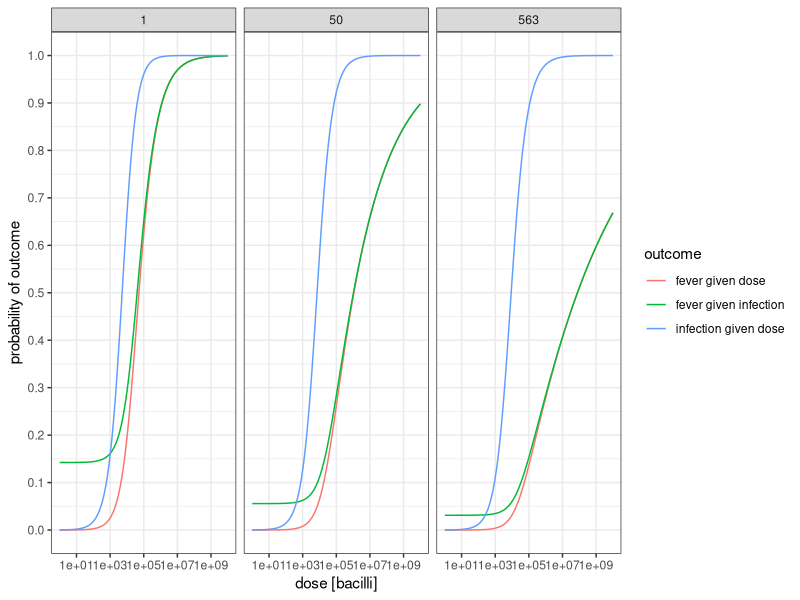
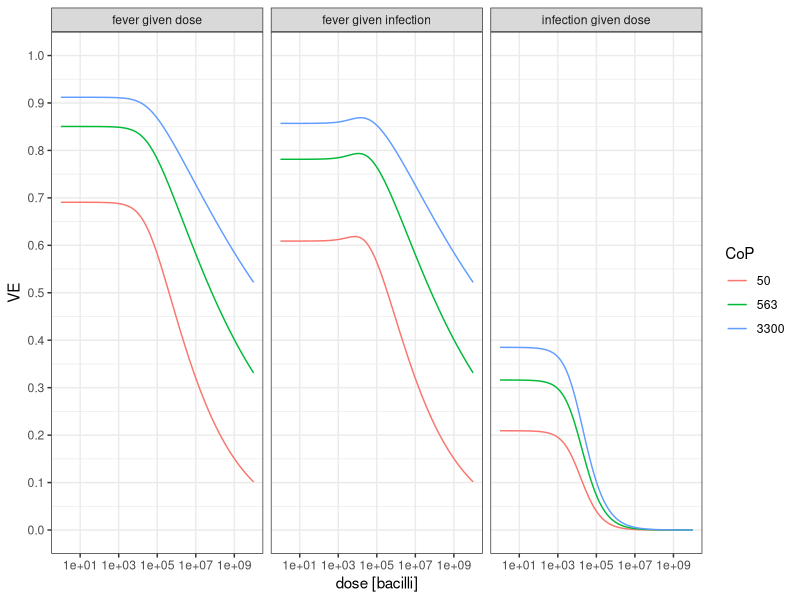
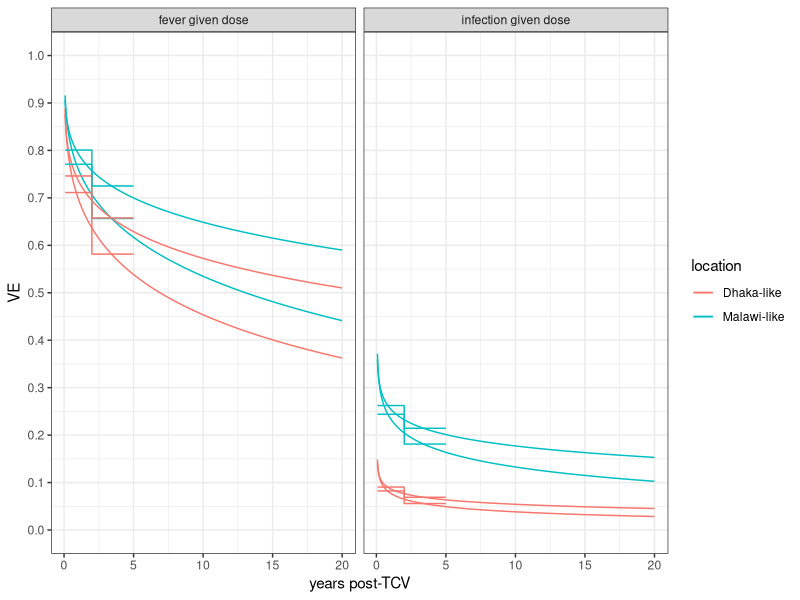
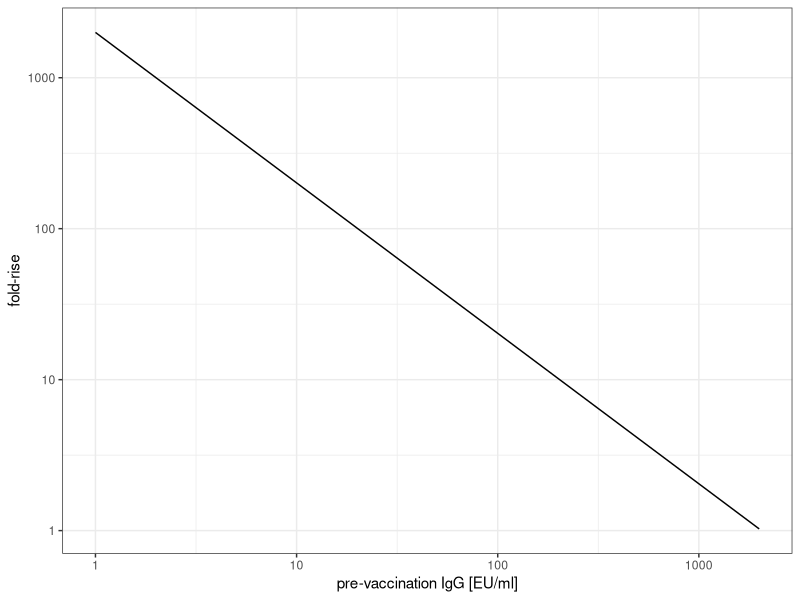
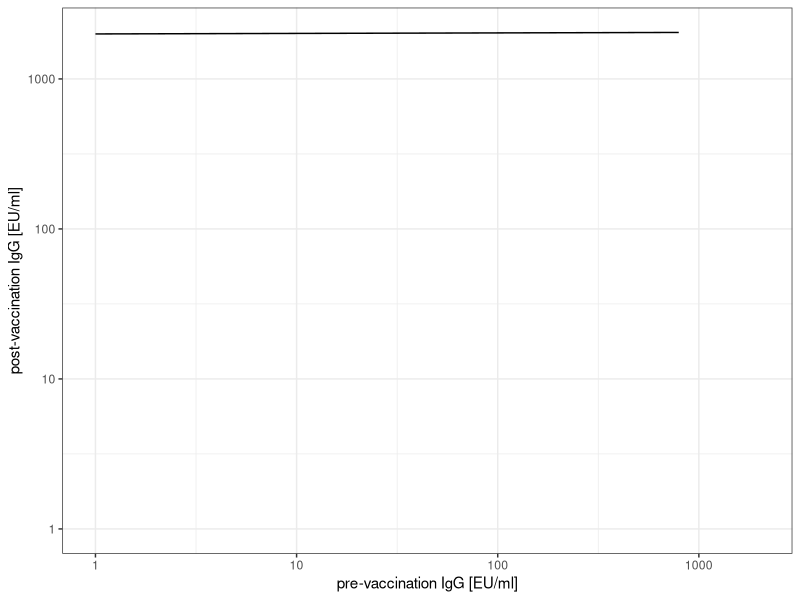
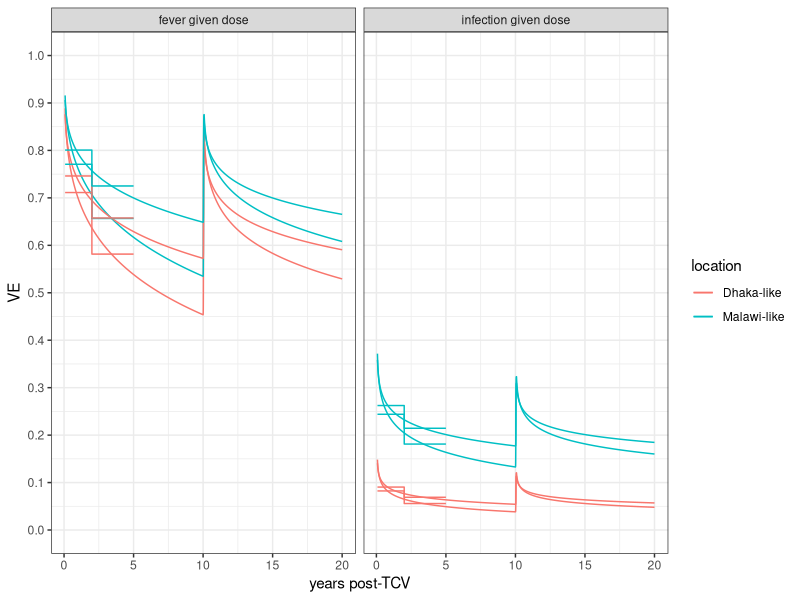

Reproduce these figures in R, in order.
#' ---
#' title: "VE vs IgG and bacilli dose prototype"
#' output:
#'   md_document
#' knit: (function(input, ...) {
#'   out <- rmarkdown::render(input, output_dir = "./docs/blog/posts", ...)
#'   return(out)})
#' ---
#'
#' 
#' # VE vs IgG and bacilli dose prototype
#' 
#' This is a full run through of a vaccine efficacy vs anti-Vi IgG concentration and salmonella typhi dose model. 
#' 
#' **Why?** Show all the pieces and figure out where the challenges sit.
#' 
#' <!-- more -->
#' 
#' 

#+ echo=TRUE, message=FALSE, results = 'hide'
# set up the environment
library(tidyverse)

#' ## Define the model

#+ echo=TRUE, message=FALSE, results = 'hide'

# dose response functions for various outcomes

  ## set up a parameters data.frame that we will build up as we write the model

  # probability of fever given dose (quailes strain, skim milk) 
  # default used in Typhoidsim, from https://qmrawiki.canr.msu.edu/experiments/salmonella-typhi recommended model
  # param_df=data.frame(value=c(n50_fever_given_dose=1.11e6, 
  #                             alpha_fever_given_dose=0.175,  
  #                             gamma_fever_given_dose=0.2), # fuzzy guestimate from  https://pmc.ncbi.nlm.nih.gov/articles/PMC5720597/
  #                     component = 'p_fever_given_dose')  |>
  #   

  # I think there is some unknown background history of typhoid fever in the dose response challenge study cohorts
  # trying to make a crappy guess at what an equivalent mean titer might look like if inmates saw typhoid in childhood # https://www.cdc.gov/mmwr/preview/mmwrhtml/mm4840a1.htm

  # assume titer =50 because that's half of waned level after 5 years in Bangladesh teens...
  
  # rescale variable to remove immune confound
  gamma=0.3 
  # rescale alpha
  alpha_prime=50^gamma*0.175
  
  # rescale n50
  N50_prime=1.11e6*(2^(1/alpha_prime)-1)/(2^(1/0.175)-1)
  N50_prime
  
  # note that this rescaling actually gets the control of the Jin2017 study decently right if bicarbonate right before challenge is worth ~a factor of 10 in dose
  param_df=data.frame(value=c(n50_fever_given_dose=N50_prime, 
                              alpha_fever_given_dose=alpha_prime,  
                              gamma_fever_given_dose=gamma), # guesstimated
                      component = 'p_fever_given_dose')  |>
  
  # probability of infection given dose
  # not well measured, but relevant for transmission. 
  # guesstimated from table 2 of https://doi.org/10.1056/NEJM197009242831306  
  # and stool vax vs control https://pmc.ncbi.nlm.nih.gov/articles/PMC5720597/
    rbind(data.frame(value=c(n50_infection_given_dose=N50_prime/10, 
                             alpha_infection_given_dose=alpha_prime*2, 
                             gamma_infection_given_dose=gamma*0.2), 
                     component = 'p_infection_given_dose') )
    

p_outcome_given_dose = function(dose=1e4,  CoP=1, outcome = 'fever_given_dose', params=param_df){
  
  if(outcome == 'fever_given_dose'){
    
    p = 1 - (1+dose*(2^(1/params['alpha_fever_given_dose','value'])-1)/params['n50_fever_given_dose','value'])^(-params['alpha_fever_given_dose','value']/(CoP^params['gamma_fever_given_dose','value']))
    
  } else if (outcome == 'infection_given_dose'){
    
    p = 1 - (1+dose*(2^(1/params['alpha_infection_given_dose','value'])-1)/params['n50_infection_given_dose','value'])^(-params['alpha_infection_given_dose','value']/(CoP^params['gamma_infection_given_dose','value']))
    
  } else if (outcome == 'fever_given_infection'){
    
    p = (1 - (1+dose*(2^(1/params['alpha_fever_given_dose','value'])-1)/params['n50_fever_given_dose','value'])^(-params['alpha_fever_given_dose','value']/(CoP^params['gamma_fever_given_dose','value']))) /
      (1 - (1+dose*(2^(1/params['alpha_infection_given_dose','value'])-1)/params['n50_infection_given_dose','value'])^(-params['alpha_infection_given_dose','value']/(CoP^params['gamma_infection_given_dose','value'])))
    
  }

  return(p)
}

# please forgive this disgusting data structure! It just kinda... happened.
plot_dat = data.frame(dose = 10^seq(0,10,by=0.05),
                      CoP=1) |>
  mutate(p = p_outcome_given_dose(dose,CoP=CoP,outcome = 'fever_given_dose'),
         outcome = 'fever given dose') |>
  rbind(data.frame(dose = 10^seq(0,10,by=0.05),
                   CoP=1) |>
          mutate(p = p_outcome_given_dose(dose,CoP=CoP,outcome = 'infection_given_dose'),
                 outcome = 'infection given dose')) |>
  rbind(data.frame(dose = 10^seq(0,10,by=0.05),
                   CoP=1) |>
          mutate(p = p_outcome_given_dose(dose,CoP=CoP,outcome = 'fever_given_infection'),
                 outcome = 'fever given infection')) |>
  rbind(data.frame(dose = 10^seq(0,10,by=0.05),
                   CoP=50) |>
          mutate(p = p_outcome_given_dose(dose,CoP=CoP,outcome = 'fever_given_dose'),
                 outcome = 'fever given dose')) |>
  rbind(data.frame(dose = 10^seq(0,10,by=0.05),
                   CoP=50) |>
          mutate(p = p_outcome_given_dose(dose,CoP=CoP,outcome = 'infection_given_dose'),
                 outcome = 'infection given dose')) |>
  rbind(data.frame(dose = 10^seq(0,10,by=0.05),
                   CoP=50) |>
          mutate(p = p_outcome_given_dose(dose,CoP=CoP,outcome = 'fever_given_infection'),
                 outcome = 'fever given infection')) |> 
  rbind(data.frame(dose = 10^seq(0,10,by=0.05),
                   CoP=563) |>
          mutate(p = p_outcome_given_dose(dose,CoP=CoP,outcome = 'fever_given_dose'),
                 outcome = 'fever given dose')) |>
  rbind(data.frame(dose = 10^seq(0,10,by=0.05),
                   CoP=563) |>
          mutate(p = p_outcome_given_dose(dose,CoP=CoP,outcome = 'infection_given_dose'),
                 outcome = 'infection given dose')) |>
  rbind(data.frame(dose = 10^seq(0,10,by=0.05),
                   CoP=563) |>
          mutate(p = p_outcome_given_dose(dose,CoP=CoP,outcome = 'fever_given_infection'),
                 outcome = 'fever given infection')) |> 
  mutate(CoP=factor(CoP))

ggplot(plot_dat ) +
  geom_line(aes(x=dose,y=p,group=outcome,color=outcome)) +
  facet_wrap('CoP') +
  theme_bw() +
  scale_x_continuous(trans='log10', breaks=10^seq(1,10,by=2),minor_breaks = NULL) +
  scale_y_continuous(limits=c(0,1),breaks=seq(0,1,by=0.1)) +
  ylab('probability of outcome') +
  xlab('dose [bacilli]')


# incubation period vs dose
# this is limited data on this, but it's a thing https://doi.org/10.1056/NEJM197009242831306
incubation_period_distribution_vs_dose = function(median,log_sd,params=param_df){
  # TO DO
}

#' ## Vaccine efficacy
#' 
#+ echo=TRUE, message=FALSE, results = 'hide'
vaccine_efficacy = function(dose=1e4,  CoP=1, outcome = 'fever_given_dose', params=param_df, CoP_control=1){
  
  VE = 1 - p_outcome_given_dose(dose,CoP=CoP,outcome = outcome)/p_outcome_given_dose(dose,CoP=CoP_control,outcome = outcome)
  return(VE)
}

# please forgive this disgusting data structure! It just kinda... happened.
plot_dat = data.frame(dose = 10^seq(0,10,by=0.05),
                      CoP=50) |>
  mutate(ve = vaccine_efficacy(dose,CoP,outcome = 'fever_given_dose'),
         outcome = 'fever given dose') |>
  rbind(data.frame(dose = 10^seq(0,10,by=0.05),
                   CoP=563) |>
          mutate(ve = vaccine_efficacy(dose,CoP,outcome = 'fever_given_dose'),
                 outcome = 'fever given dose')) |>
  rbind(data.frame(dose = 10^seq(0,10,by=0.05),
                   CoP=3300) |>
          mutate(ve = vaccine_efficacy(dose,CoP,outcome = 'fever_given_dose'),
                 outcome = 'fever given dose')) |> 
  rbind(data.frame(dose = 10^seq(0,10,by=0.05),
             CoP=50) |>
          mutate(ve = vaccine_efficacy(dose,CoP,outcome = 'infection_given_dose'),
                 outcome = 'infection given dose')) |>
  rbind(data.frame(dose = 10^seq(0,10,by=0.05),
                   CoP=563) |>
          mutate(ve = vaccine_efficacy(dose,CoP,outcome = 'infection_given_dose'),
                 outcome = 'infection given dose')) |>
  rbind(data.frame(dose = 10^seq(0,10,by=0.05),
                   CoP=3300) |>
          mutate(ve = vaccine_efficacy(dose,CoP,outcome = 'infection_given_dose'),
                 outcome = 'infection given dose')) |>
  rbind(data.frame(dose = 10^seq(0,10,by=0.05),
                   CoP=50) |>
          mutate(ve = vaccine_efficacy(dose,CoP,outcome = 'fever_given_infection'),
                 outcome = 'fever given infection')) |>
  rbind(data.frame(dose = 10^seq(0,10,by=0.05),
                   CoP=563) |>
          mutate(ve = vaccine_efficacy(dose,CoP,outcome = 'fever_given_infection'),
                 outcome = 'fever given infection')) |>
  rbind(data.frame(dose = 10^seq(0,10,by=0.05),
                   CoP=3300) |>
          mutate(ve = vaccine_efficacy(dose,CoP,outcome = 'fever_given_infection'),
                 outcome = 'fever given infection')) |>
  mutate(CoP=factor(CoP))

ggplot(plot_dat) +
  geom_line(aes(x=dose,y=ve,group=CoP,color=CoP)) +
  facet_grid('~outcome') +
  theme_bw() +
  scale_x_continuous(trans='log10', breaks=10^seq(1,10,by=2),minor_breaks = NULL) +
  scale_y_continuous(limits=c(0,1),breaks=seq(0,1,by=0.1)) +
  ylab('VE') +
  xlab('dose [bacilli]')

#' This kinda looks like it works!

#' # Waning model!
#' 

# time series function for waning
# units in days
t_peak=21
t = seq(0,1e3,by=1)

param_df = param_df |>
  rbind(data.frame(value=c(T_decay=9.6,k=1.04,
                           beta_C_max_age_mean=-0.055, beta_T_decay_age_mean=0.056, beta_k_age_mean=-0.037,
                           C_min=1,T_rise=1.5,t_start=3,t_peak=28), 
                   component = 'anti_Vi_IgG_elisa') )

titer_vs_time = function(t,C_max, age_years,params=param_df,C_pre=1){
  
  Cma=C_max*exp(params['beta_C_max_age_mean','value'] * age_years)
  Tda = params['T_decay','value'] *exp(params['beta_T_decay_age_mean','value']  * age_years)
  ka = params['k','value']*exp(params['beta_k_age_mean','value']  * age_years)

  # power law decay
  titer = params['C_min','value']  + (Cma-params['C_min','value'])*(1+(t-params['t_peak','value'] )/(ka*Tda))^(-ka)
  
  # simple logistic interpolator rise (this is just for continuity/realism. plays no role in the model)
  titer[t<params['t_peak','value'] ] =
    C_pre + (Cma-C_pre)*
    (1/(1+exp(-(t[t<params['t_peak','value'] ]-params['t_start','value'] *5)/params['T_rise','value'])) - 1/(1+exp(-(0-params['t_start','value']*5)/params['T_rise','value'])))/
    (1/(1+exp(-(params['t_peak','value'] -params['t_start','value']*5)/params['T_rise','value'])) - 1/(1+exp(-(0-params['t_start','value']*5)/params['T_rise','value'])))
  
  return(titer)
}

plot_dat = data.frame(t=seq(28,20*365,by=1),
                      dose = 1e3,
                      age_years=8,
                      location='Malawi-like',
                      vaccine='Typbar-TCV') |>
  mutate(CoP=titer_vs_time(t=t,C_max=4307,age_years=age_years)) |>
  mutate(ve = vaccine_efficacy(dose,CoP,outcome = 'fever_given_dose'),
         outcome = 'fever given dose') |>
  rbind(data.frame(t=seq(28,20*365,by=1),
                   dose = 1e3,
                   age_years=1.4,
                   location='Malawi-like',
                   vaccine='Typbar-TCV') |>
          mutate(CoP=titer_vs_time(t=t,C_max=4307,age_years=age_years)) |>
          mutate(ve = vaccine_efficacy(dose,CoP,outcome = 'fever_given_dose'),
                 outcome = 'fever given dose')) |>
  rbind(data.frame(t=seq(28,20*365,by=1),
                   dose = 5e4,
                   age_years=8,
                   location='Dhaka-like',
                   vaccine='Typbar-TCV') |>
          mutate(CoP=titer_vs_time(t=t,C_max=4307,age_years=age_years)) |>
          mutate(ve = vaccine_efficacy(dose,CoP,outcome = 'fever_given_dose'),
                 outcome = 'fever given dose')) |>
  rbind(data.frame(t=seq(28,20*365,by=1),
                   dose = 5e4,
                   age_years=1.4,
                   location='Dhaka-like',
                   vaccine='Typbar-TCV') |>
          mutate(CoP=titer_vs_time(t=t,C_max=4307,age_years=age_years)) |>
          mutate(ve = vaccine_efficacy(dose,CoP,outcome = 'fever_given_dose'),
                 outcome = 'fever given dose')) |>
  rbind(data.frame(t=seq(28,20*365,by=1),
                     dose = 1e3,
                     age_years=8,
                     location='Malawi-like',
                     vaccine='Typbar-TCV') |>
          mutate(CoP=titer_vs_time(t=t,C_max=4307,age_years=age_years)) |>
          mutate(ve = vaccine_efficacy(dose,CoP,outcome = 'infection_given_dose'),
                 outcome = 'infection given dose')) |>
  rbind(data.frame(t=seq(28,20*365,by=1),
                   dose = 1e3,
                   age_years=1.4,
                   location='Malawi-like',
                   vaccine='Typbar-TCV') |>
          mutate(CoP=titer_vs_time(t=t,C_max=4307,age_years=age_years)) |>
          mutate(ve = vaccine_efficacy(dose,CoP,outcome = 'infection_given_dose'),
                 outcome = 'infection given dose')) |>
  rbind(data.frame(t=seq(28,20*365,by=1),
                   dose = 5e4,
                   age_years=8,
                   location='Dhaka-like',
                   vaccine='Typbar-TCV') |>
          mutate(CoP=titer_vs_time(t=t,C_max=4307,age_years=age_years)) |>
          mutate(ve = vaccine_efficacy(dose,CoP,outcome = 'infection_given_dose'),
                 outcome = 'infection given dose')) |>
  rbind(data.frame(t=seq(28,20*365,by=1),
                   dose = 5e4,
                   age_years=1.4,
                   location='Dhaka-like',
                   vaccine='Typbar-TCV') |>
          mutate(CoP=titer_vs_time(t=t,C_max=4307,age_years=age_years)) |>
          mutate(ve = vaccine_efficacy(dose,CoP,outcome = 'infection_given_dose'),
                 outcome = 'infection given dose')) |>
  mutate(year=t/365) |>
  mutate(year_groups = if_else(year<=2,'0-2',if_else(year<=5,'3-5','>5'))) |>
  group_by(year_groups,outcome,location,age_years,vaccine) |>
  mutate(mean=if_else(year<=5,mean(ve),NA)) |>
  ungroup()

ggplot(plot_dat) +
  geom_line(aes(x=year,y=ve,group=interaction(location,age_years,vaccine),color=location)) +
  geom_line(aes(x=year,y=mean,group=interaction(location,age_years,vaccine),color=location)) + 
  facet_grid('~outcome') +
  theme_bw() +
  scale_y_continuous(limits=c(0,1),breaks=seq(0,1,by=0.1)) +
  ylab('VE') +
  xlab('years post-TCV')



#' Boosting model
#' 
#' Parameters taken from boosting section of titer_model_fit_scratch.R
#' 
fold_rise_model = function(CoP_pre,mu_0=3.3,CoP_max=2^11, CoP_min=1){
  fold_rise = pmax(1,10^(mu_0*(1-(log10(CoP_pre)-log10(CoP_min))/(log10(CoP_max)-log10(CoP_min)))))
  return(fold_rise)
}


boost_dat = data.frame(pre_vax_elisa = 10^seq(0,3.31,by=0.1)) |>
  mutate(fold_rise = fold_rise_model(CoP_pre = pre_vax_elisa)) |>
  mutate(post_vax_elisa = fold_rise*pre_vax_elisa)
ggplot(boost_dat) +
  geom_line(aes(x=pre_vax_elisa,y=fold_rise)) +
  theme_bw() +
  scale_y_continuous(trans='log10') +
  scale_x_continuous(trans='log10') +
  xlab('pre-vaccination IgG [EU/ml]') + ylab('fold-rise')

ggplot(boost_dat) +
  geom_line(aes(x=pre_vax_elisa,y=post_vax_elisa)) +
  theme_bw() +
  scale_y_continuous(trans='log10',limits=c(1,10^3.31)) +
  scale_x_continuous(trans='log10') +
  xlab('pre-vaccination IgG [EU/ml]') +
  ylab('post-vaccination IgG [EU/ml]') 

#' What we see is the little bit of data on boosting are consistent with, for Typbar-TCV (and Vi-rEPA, another conjugate vaccine),
#' is that the immunogenicity appears to be maxed out such that titers cannot reliably get (much) higher than achieved by first vaccination.
#' Boosting thus restores Vi titers, but doesn't seem to be able to significantly raise them beyond what one dose achieves.
#' This is in contrast with the less immunogenic Vi-polysaccharide vaccine, where boosting may lead to increases in peak titers since the first dose 
#' doesn't max titer out...
#' 
#' Also, we almost certainly need to think about age. Some of the odd behavior may be not including age properly...

# let's add a boost to the waning model above
# boost at 10 years
boost_year = 10

plot_dat = data.frame(t=seq(28,20*365,by=1),
                      dose = 1e3,
                      age_years=8,
                      location='Malawi-like',
                      vaccine='Typbar-TCV') |>
  mutate(CoP=titer_vs_time(t=t,C_max=4307,age_years=age_years)) |>
  mutate(ve = vaccine_efficacy(dose,CoP,outcome = 'fever_given_dose'),
         outcome = 'fever given dose') |>
  rbind(data.frame(t=seq(28,20*365,by=1),
                   dose = 1e3,
                   age_years=1.4,
                   location='Malawi-like',
                   vaccine='Typbar-TCV') |>
          mutate(CoP=titer_vs_time(t=t,C_max=4307,age_years=age_years)) |>
          mutate(ve = vaccine_efficacy(dose,CoP,outcome = 'fever_given_dose'),
                 outcome = 'fever given dose')) |>
  rbind(data.frame(t=seq(28,20*365,by=1),
                   dose = 5e4,
                   age_years=8,
                   location='Dhaka-like',
                   vaccine='Typbar-TCV') |>
          mutate(CoP=titer_vs_time(t=t,C_max=4307,age_years=age_years)) |>
          mutate(ve = vaccine_efficacy(dose,CoP,outcome = 'fever_given_dose'),
                 outcome = 'fever given dose')) |>
  rbind(data.frame(t=seq(28,20*365,by=1),
                   dose = 5e4,
                   age_years=1.4,
                   location='Dhaka-like',
                   vaccine='Typbar-TCV') |>
          mutate(CoP=titer_vs_time(t=t,C_max=4307,age_years=age_years)) |>
          mutate(ve = vaccine_efficacy(dose,CoP,outcome = 'fever_given_dose'),
                 outcome = 'fever given dose')) |>
  rbind(data.frame(t=seq(28,20*365,by=1),
                   dose = 1e3,
                   age_years=8,
                   location='Malawi-like',
                   vaccine='Typbar-TCV') |>
          mutate(CoP=titer_vs_time(t=t,C_max=4307,age_years=age_years)) |>
          mutate(ve = vaccine_efficacy(dose,CoP,outcome = 'infection_given_dose'),
                 outcome = 'infection given dose')) |>
  rbind(data.frame(t=seq(28,20*365,by=1),
                   dose = 1e3,
                   age_years=1.4,
                   location='Malawi-like',
                   vaccine='Typbar-TCV') |>
          mutate(CoP=titer_vs_time(t=t,C_max=4307,age_years=age_years)) |>
          mutate(ve = vaccine_efficacy(dose,CoP,outcome = 'infection_given_dose'),
                 outcome = 'infection given dose')) |>
  rbind(data.frame(t=seq(28,20*365,by=1),
                   dose = 5e4,
                   age_years=8,
                   location='Dhaka-like',
                   vaccine='Typbar-TCV') |>
          mutate(CoP=titer_vs_time(t=t,C_max=4307,age_years=age_years)) |>
          mutate(ve = vaccine_efficacy(dose,CoP,outcome = 'infection_given_dose'),
                 outcome = 'infection given dose')) |>
  rbind(data.frame(t=seq(28,20*365,by=1),
                   dose = 5e4,
                   age_years=1.4,
                   location='Dhaka-like',
                   vaccine='Typbar-TCV') |>
          mutate(CoP=titer_vs_time(t=t,C_max=4307,age_years=age_years)) |>
          mutate(ve = vaccine_efficacy(dose,CoP,outcome = 'infection_given_dose'),
                 outcome = 'infection given dose')) |>
  mutate(year=t/365) |>
  mutate(year_groups = if_else(year<=2,'0-2',if_else(year<=5,'3-5','>5'))) |>
  group_by(year_groups,outcome,location,age_years,vaccine) |>
  mutate(mean=if_else(year<=5,mean(ve),NA)) |>
  ungroup()

# I should've called it a day two hours ago but here we are
vaccines=unique(plot_dat$vaccine)
ages=unique(plot_dat$age_years)
locations=unique(plot_dat$location)
outcomes = unique(plot_dat$outcome)
for (k in 1:length(vaccines)){
  for (n in 1:length(ages)){
    for (m in 1:length(outcomes)){
      for (q in 1:length(locations)){
        idx = plot_dat$vaccine[k]==vaccines[k] & plot_dat$age_years==ages[n] & plot_dat$outcome==outcomes[m] & plot_dat$location==locations[q] & plot_dat$t >= boost_year*365
        plot_dat$CoP[idx] = titer_vs_time(t=plot_dat$t[idx]-boost_year*365,
                                          C_max=fold_rise_model(CoP_pre = plot_dat$CoP[idx & plot_dat$t==boost_year*365])*plot_dat$CoP[idx & plot_dat$t==boost_year*365],
                                          age_years=ages[n]+boost_year,
                                          C_pre=plot_dat$CoP[idx & plot_dat$t==boost_year*365])
      }
    }
  }
}

plot_dat = plot_dat |> group_by(location, outcome, age_years,vaccine) |>
  mutate(ve = vaccine_efficacy(dose=unique(dose),CoP=CoP,outcome=gsub(' ','_',unique(outcome))))

ggplot(plot_dat) +
  geom_line(aes(x=year,y=ve,group=interaction(location,age_years,vaccine),color=location)) +
  geom_line(aes(x=year,y=mean,group=interaction(location,age_years,vaccine),color=location)) + 
  facet_grid('~outcome') +
  theme_bw() +
  scale_y_continuous(limits=c(0,1),breaks=seq(0,1,by=0.1)) +
  ylab('VE') +
  xlab('years post-TCV')


# /* back matter for exporting as a blog post

# source('./docs/docs_helper_functions.R')
# render_blog_post(input_file = './scratch/empirical_bayes_random_effects_via_optimization.R',
#                  categories_list = c('Calibration','Self-study'),
#                  date_created = '2025-04-10')

# */